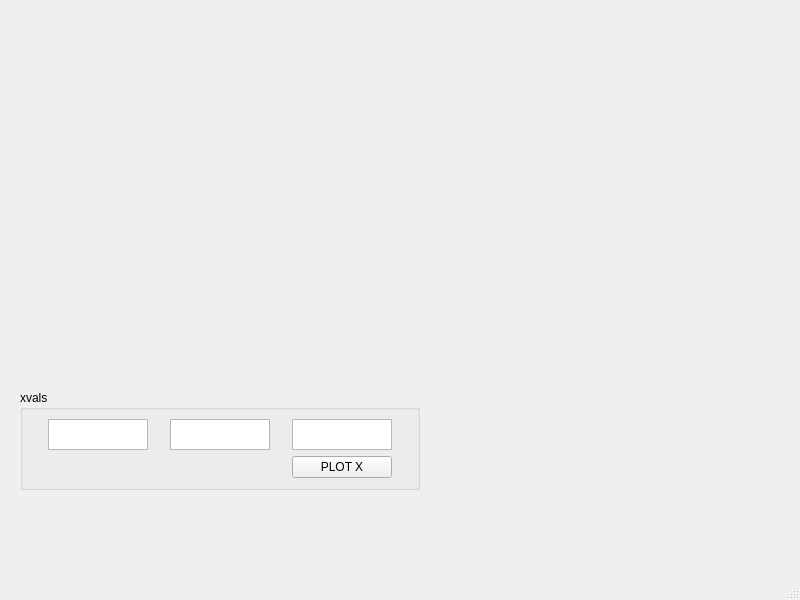
<?xml version="1.0" encoding="UTF-8"?>
<ui version="4.0">
 <class>MainWindow</class>
 <widget class="QMainWindow" name="MainWindow">
  <property name="geometry">
   <rect>
    <x>0</x>
    <y>0</y>
    <width>800</width>
    <height>600</height>
   </rect>
  </property>
  <property name="windowTitle">
   <string>MainWindow</string>
  </property>
  <widget class="QWidget" name="centralwidget">
   <widget class="QGroupBox" name="groupBox_2">
    <property name="geometry">
     <rect>
      <x>20</x>
      <y>390</y>
      <width>400</width>
      <height>100</height>
     </rect>
    </property>
    <property name="maximumSize">
     <size>
      <width>400</width>
      <height>100</height>
     </size>
    </property>
    <property name="title">
     <string>xvals</string>
    </property>
    <layout class="QGridLayout" name="gridLayout_2">
     <item row="0" column="0">
      <widget class="QTextEdit" name="xstart">
       <property name="maximumSize">
        <size>
         <width>100</width>
         <height>50</height>
        </size>
       </property>
      </widget>
     </item>
     <item row="0" column="2">
      <widget class="QTextEdit" name="xstop">
       <property name="maximumSize">
        <size>
         <width>100</width>
         <height>50</height>
        </size>
       </property>
      </widget>
     </item>
     <item row="0" column="3">
      <widget class="QTextEdit" name="xstep">
       <property name="maximumSize">
        <size>
         <width>100</width>
         <height>50</height>
        </size>
       </property>
      </widget>
     </item>
     <item row="1" column="3">
      <widget class="QPushButton" name="plotx">
       <property name="text">
        <string>PLOT X</string>
       </property>
      </widget>
     </item>
    </layout>
   </widget>
   <widget class="QWidget" name="mplwindow_1" native="true">
    <property name="geometry">
     <rect>
      <x>10</x>
      <y>60</y>
      <width>773</width>
      <height>243</height>
     </rect>
    </property>
    <property name="sizePolicy">
     <sizepolicy hsizetype="Maximum" vsizetype="Maximum">
      <horstretch>0</horstretch>
      <verstretch>0</verstretch>
     </sizepolicy>
    </property>
    <property name="maximumSize">
     <size>
      <width>800</width>
      <height>600</height>
     </size>
    </property>
    <layout class="QVBoxLayout" name="mplvl_1"/>
   </widget>
  </widget>
  <widget class="QMenuBar" name="menubar">
   <property name="geometry">
    <rect>
     <x>0</x>
     <y>0</y>
     <width>800</width>
     <height>26</height>
    </rect>
   </property>
  </widget>
  <widget class="QStatusBar" name="statusbar"/>
 </widget>
 <resources/>
 <connections/>
</ui>
